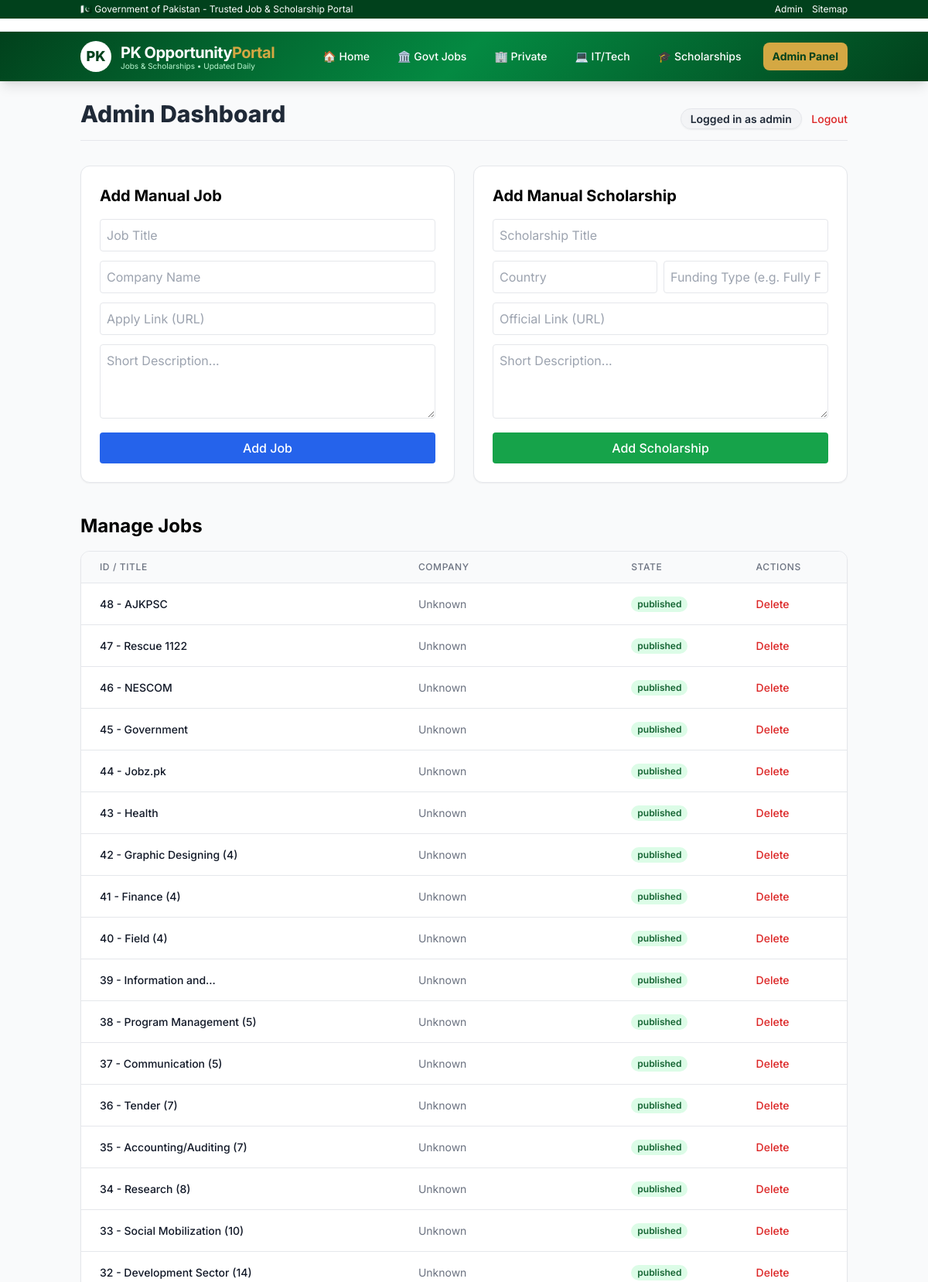
/admin (signed in, upper part), run on the app's committed database.
### models.py (models this page shows, shortened)
class Job(db.Model):
    __tablename__ = 'jobs'
    id = db.Column(db.Integer, primary_key=True)
    title = db.Column(db.String(255), nullable=False)
    company = db.Column(db.String(255))
    location = db.Column(db.String(255))
    salary = db.Column(db.String(255))
    description = db.Column(db.Text)
    apply_links = db.Column(db.Text)
    source = db.Column(db.String(255))
    date_posted = db.Column(db.DateTime, default=datetime.utcnow)
    department = db.Column(db.String(255), default='General')
    category = db.Column(db.String(255), default='Other')  # IT, Government, Education, etc.
    scale = db.Column(db.String(50), default='Not Specified')  # BPS-17, BPS-18, etc.
    job_type = db.Column(db.String(50), default='Full-time')  # Full-time, Part-time, Contract
    experience = db.Column(db.String(100), default='Not Specified')
    normalized_title = db.Column(db.String(255), nullable=False)
    state = db.Column(db.String(50), default='pending')
    slug = db.Column(db.String(255))
    seo_title = db.Column(db.String(255))
    seo_meta = db.Column(db.String(255))
    json_ld = db.Column(db.Text)

### app.py (the view)
    @app.route('/admin')
    @admin_required
    def admin():
        jobs = Job.query.order_by(Job.date_posted.desc()).all()
        scholars = Scholarship.query.order_by(Scholarship.date_posted.desc()).all()
        return render_template('admin.html', jobs=jobs, scholars=scholars)

### templates/admin.html (shortened to what this page needs)
{% extends "base.html" %}
{% block content %}
<div class="mb-8 flex justify-between items-end border-b pb-4">
    <h1 class="text-3xl font-extrabold text-gray-800">Admin Dashboard</h1>
    <div>
        <span
            class="text-sm font-semibold px-3 py-1 bg-gray-100 text-gray-800 rounded-full border border-gray-200 shadow-sm mr-2">Logged
            in as admin</span>
        <a href="{{ url_for('logout') }}" class="text-red-600 hover:text-red-800 text-sm font-medium">Logout</a>
    </div>
</div>
<div class="grid grid-cols-1 md:grid-cols-2 gap-6 mb-10">
    <div class="bg-white p-6 rounded-xl shadow-sm border border-gray-200">
        <h3 class="text-xl font-bold mb-4">Add Manual Job</h3>
        <form method="POST" action="{{ url_for('admin_add', type='job') }}">
            <div class="mb-3">
                <input type="text" name="title" placeholder="Job Title" required
                    class="w-full border p-2 rounded focus:ring focus:ring-blue-200">
            </div>
            <div class="mb-3">
                <input type="text" name="company" placeholder="Company Name" required
                    class="w-full border p-2 rounded focus:ring focus:ring-blue-200">
            </div>
            <div class="mb-3">
                <input type="text" name="link" placeholder="Apply Link (URL)" required
                    class="w-full border p-2 rounded focus:ring focus:ring-blue-200">
            </div>
            <div class="mb-3">
                <textarea name="description" placeholder="Short Description..." required
                    class="w-full border p-2 rounded h-24 focus:ring focus:ring-blue-200"></textarea>
            </div>
            <button type="submit"
                class="w-full bg-blue-600 text-white p-2 rounded hover:bg-blue-700 font-medium transition-colors">Add
                Job</button>
        </form>
    </div>
    <div class="bg-white p-6 rounded-xl shadow-sm border border-gray-200">
        <h3 class="text-xl font-bold mb-4">Add Manual Scholarship</h3>
        <form method="POST" action="{{ url_for('admin_add', type='scholarship') }}">
            <div class="mb-3">
                <input type="text" name="title" placeholder="Scholarship Title" required
                    class="w-full border p-2 rounded focus:ring focus:ring-blue-200">
            </div>
            <div class="mb-3 flex gap-2">
                <input type="text" name="country" placeholder="Country" required
                    class="w-1/2 border p-2 rounded focus:ring focus:ring-blue-200">
                <input type="text" name="funding" placeholder="Funding Type (e.g. Fully Funded)" required
                    class="w-1/2 border p-2 rounded focus:ring focus:ring-blue-200">
            </div>
            <div class="mb-3">
                <input type="text" name="link" placeholder="Official Link (URL)" required
                    class="w-full border p-2 rounded focus:ring focus:ring-blue-200">
            </div>
            <div class="mb-3">
                <textarea name="description" placeholder="Short Description..." required
                    class="w-full border p-2 rounded h-24 focus:ring focus:ring-blue-200"></textarea>
            </div>
            <button type="submit"
                class="w-full bg-green-600 text-white p-2 rounded hover:bg-green-700 font-medium transition-colors">Add
                Scholarship</button>
        </form>
    </div>
</div>
<h3 class="text-2xl font-bold mb-4 mt-8">Manage Jobs</h3>
<div class="bg-white rounded-xl shadow-sm border border-gray-200 overflow-hidden mb-8">
    <table class="min-w-full divide-y divide-gray-200">
        <thead class="bg-gray-50">
            <tr>
                <th class="px-6 py-3 text-left text-xs font-medium text-gray-500 uppercase tracking-wider">ID / Title
                </th>
                <th class="px-6 py-3 text-left text-xs font-medium text-gray-500 uppercase tracking-wider">Company</th>
                <th class="px-6 py-3 text-left text-xs font-medium text-gray-500 uppercase tracking-wider">State</th>
                <th class="px-6 py-3 text-left text-xs font-medium text-gray-500 uppercase tracking-wider">Actions</th>
            </tr>
        </thead>
        <tbody class="bg-white divide-y divide-gray-200">
            {% for job in jobs %}
            <tr>
                <td class="px-6 py-4 whitespace-nowrap text-sm font-medium text-gray-900">{{ job.id }} - {{
                    job.title|truncate(30) }}</td>
                <td class="px-6 py-4 whitespace-nowrap text-sm text-gray-500">{{ job.company|truncate(20) }}</td>
                <td class="px-6 py-4 whitespace-nowrap text-sm">
                    <span
                        class="px-2 inline-flex text-xs leading-5 font-semibold rounded-full bg-green-100 text-green-800">{{
                        job.state }}</span>
                </td>
                <td class="px-6 py-4 whitespace-nowrap text-sm font-medium">
                    <a href="{{ url_for('admin_delete', type='job', id=job.id) }}"
                        class="text-red-600 hover:text-red-900"
                        onclick="return confirm('Are you sure you want to delete this job?');">Delete</a>
                </td>
            </tr>
            {% endfor %}
        </tbody>
    </table>
</div>
{% endblock %}

### templates/base.html (style rules this page uses)
body { font-family: 'Inter', sans-serif; }

### data on the page
Job: id "48", title "AJKPSC", company "Unknown", state "published"
Job: id "47", title "Rescue 1122", company "Unknown", state "published"
Job: id "46", title "NESCOM", company "Unknown", state "published"
Job: id "45", title "Government", company "Unknown", state "published"
Job: id "44", title "Jobz.pk", company "Unknown", state "published"
Job: id "43", title "Health", company "Unknown", state "published"
Job: id "42", title "Graphic Designing (4)", company "Unknown", state "published"
Job: id "41", title "Finance (4)", company "Unknown", state "published"
Job: id "40", title "Field (4)", company "Unknown", state "published"
Job: id "39", title "Information and...", company "Unknown", state "published"
Job: id "38", title "Program Management (5)", company "Unknown", state "published"
Job: id "37", title "Communication (5)", company "Unknown", state "published"
Job: id "36", title "Tender (7)", company "Unknown", state "published"
Job: id "35", title "Accounting/Auditing (7)", company "Unknown", state "published"
Job: id "34", title "Research (8)", company "Unknown", state "published"
Job: id "33", title "Social Mobilization (10)", company "Unknown", state "published"
Job: id "32", title "Development Sector (14)", company "Unknown", state "published"
